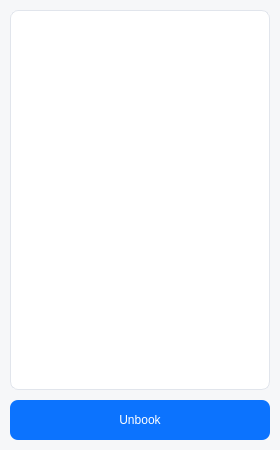
<?xml version="1.0" encoding="UTF-8"?>
<ui version="4.0">
 <class>BookedFlightsWindow</class>
 <widget class="QDialog" name="BookedFlightsWindow">
  <property name="geometry">
   <rect>
    <x>0</x>
    <y>0</y>
    <width>280</width>
    <height>450</height>
   </rect>
  </property>
  <property name="windowTitle">
   <string>Booked Flights</string>
  </property>
  <property name="styleSheet">
   <string>
    QDialog {
        background-color: #f6f7f9;
        font-family: -apple-system, BlinkMacSystemFont, Inter, Roboto, Helvetica, Arial, sans-serif;
        font-size: 12pt;
        color: #0c131d;
    }
   </string>
  </property>
  <widget class="QPushButton" name="cancelButton">
   <property name="geometry">
    <rect>
     <x>10</x>
     <y>400</y>
     <width>260</width>
     <height>40</height>
    </rect>
   </property>
   <property name="text">
    <string>Unbook</string>
   </property>
   <property name="cursor">
    <cursorShape>PointingHandCursor</cursorShape>
   </property>
   <property name="styleSheet">
    <string>
     QPushButton {
         background-color: #0c73fe;
         color: #ffffff;
         border-radius: 8px;
         padding: 8px;
     }
     QPushButton:hover {
         background-color: #002d50;
     }
     QPushButton:pressed {
         background-color: #0c131d;
     }
    </string>
   </property>
  </widget>
  <widget class="QListView" name="listView">
   <property name="geometry">
    <rect>
     <x>10</x>
     <y>10</y>
     <width>260</width>
     <height>380</height>
    </rect>
   </property>
   <property name="editTriggers">
    <set>QAbstractItemView::NoEditTriggers</set>
   </property>
   <property name="styleSheet">
    <string>
     QListView {
         border: 1px solid #e1e5ec;
         border-radius: 8px;
         background-color: #ffffff;
         color: #0c131d;
         font-family: -apple-system, BlinkMacSystemFont, Inter, Roboto, Helvetica, Arial, sans-serif;
     }
     QListView::item {
         padding: 8px;
         border-bottom: 1px solid #eff1f4;
     }
     QListView::item:hover {
         background-color: #c2e9fd;
     }
     QListView::item:selected {
         background-color: #9ea9b7;
         color: #ffffff;
     }
    </string>
   </property>
  </widget>
 </widget>
 <resources/>
 <connections/>
</ui>
